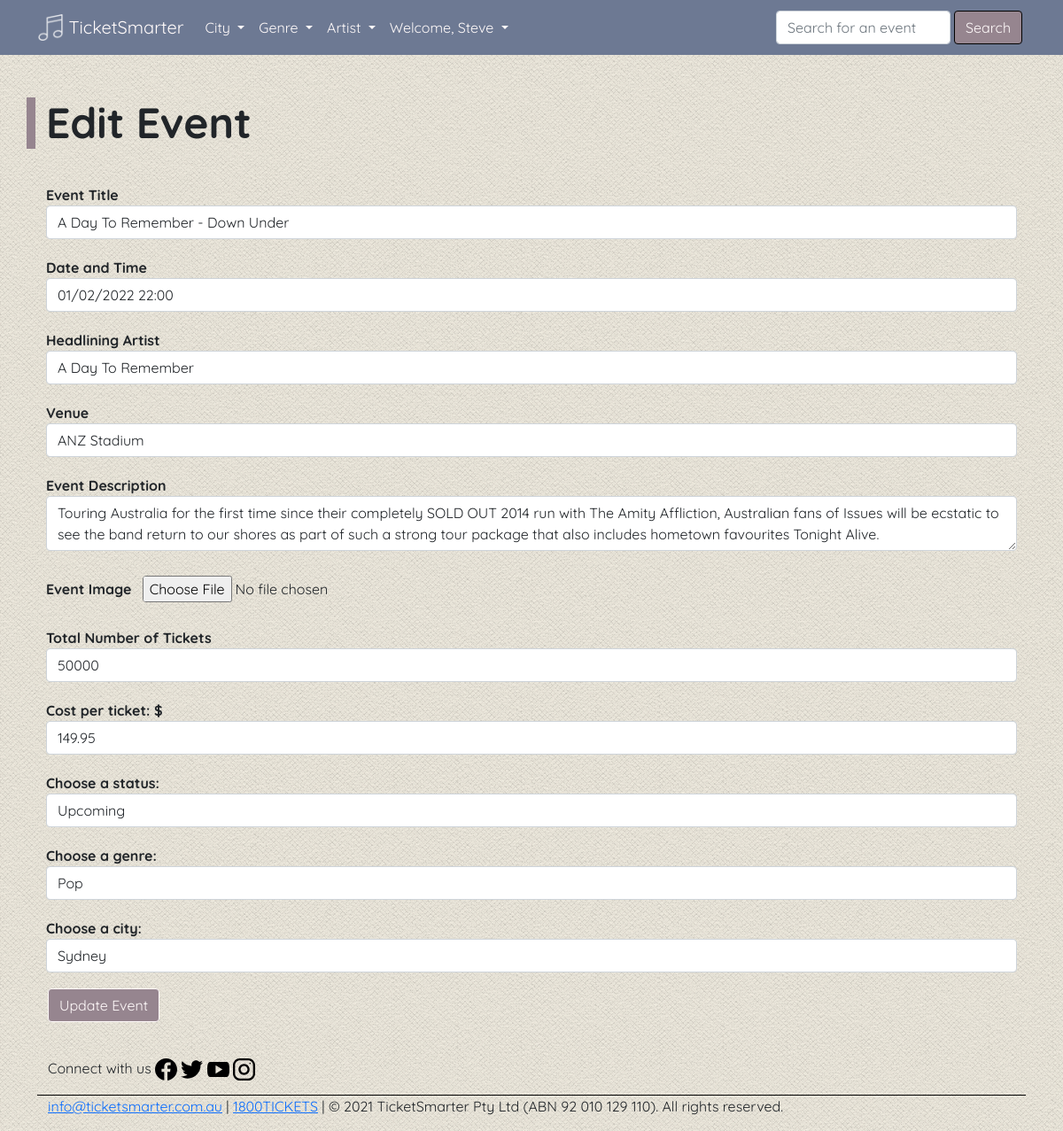
Screenshot of /events/13/update (signed in) with the database file from the repository.
### bookings/models.py (models this page shows, shortened)
class User(UserMixin, db.Model):
    __tablename__ = 'users'  # good practice to specify table name
    id = db.Column(db.Integer, primary_key=True, nullable=False)
    name = db.Column(db.String(100), index=True, unique=True, nullable=False)
    emailid = db.Column(db.String(100), index=True, nullable=False)
    password_hash = db.Column(db.String(255), nullable=False)
    phone = db.Column(db.String(15), nullable=False)
    address = db.Column(db.String(500), nullable=False)
    comments = db.relationship('Comment', backref='user')
    created_events = db.relationship('Event', backref='user', viewonly=True)
    created_bookings = db.relationship('Booking', backref='user')

class Event(db.Model):
    __tablename__ = 'events'
    id = db.Column(db.Integer, primary_key=True, nullable=False)
    title = db.Column(db.String(100), index=True, unique=True, nullable=False)
    date = db.Column(db.DateTime, nullable=False)
    headliner = db.Column(db.String(80), index=True, nullable=False)
    venue = db.Column(db.String(80), nullable=False)
    description = db.Column(db.String(2000), nullable=False)
    image = db.Column(db.String(400), default='/static/images/live.jpg')
    total_tickets = db.Column(db.Integer, nullable=False)
    tickets_booked = db.Column(db.Integer, default=0, nullable=False)
    tickets_remaining = db.Column(db.Integer, nullable=False)
    price = db.Column(db.Float, nullable=False)
    event_status = db.Column(db.Enum(EventStatus))
    event_genre = db.Column(db.Enum(EventGenre))
    event_city = db.Column(db.Enum(EventCity))
    created_on = db.Column(db.DateTime, default=datetime.now())
    comments = db.relationship('Comment', backref='event')
    users = db.relationship('User', backref='event')
    booking = db.relationship('Booking', backref='event', viewonly=True)
    user_id = db.Column(db.Integer, db.ForeignKey('users.id'), nullable=False)

### bookings/events.py (the view, shortened to what this page needs)
@eventbp.route('/<id>/update', methods=['GET', 'POST'])
@login_required
def update_event(id):
    event = Event.query.get(id)
    form = EditEventForm(
        title=event.title,
        date=event.date,
        headliner=event.headliner,
        venue=event.venue,
        desc=event.description,
        total_tickets=event.total_tickets,
        price=event.price,
        event_status=event.event_status,
        event_genre=event.event_genre.name.title(),
        event_city=event.event_city.name.title())
    if current_user.id != event.user_id:
        flash("You can only edit your own events!", 'danger')
        return redirect(url_for('main.my_events'))
    return render_template('events/create_event.html', event_form=form, event=event, heading='Edit Event')

### bookings/templates/events/create_event.html
{% extends 'base.html' %}
{% import "bootstrap/wtf.html" as wtf %}
{% block content %}
<br>
<div id='page-container' class='container'>
    <div class="row">
        <br>
        <h1 class="display-5 fw-bold">{{heading}}</h1>
        {{wtf.quick_form(event_form)}}
    </div>
</div>
{% endblock %}

### bookings/templates/base.html (shortened to what this page needs)
<!doctype html>
<html lang='en'>
<head>
    <link href="https://cdn.jsdelivr.net/npm/bootstrap@5.1.1/dist/css/bootstrap.min.css" rel="stylesheet"
>
    <link rel='stylesheet' href='{{url_for("static", filename="css/style.css")}}' />
</head>
<body>
    <header>
        <nav class='navbar navbar-expand-lg navbar-dark'>
            <div class='container'>
                <a class='navbar-brand' href='/'><img src='{{url_for("static", filename="images/icon.png")}}' width='30'
                        height='30' class='d-inline-block align-top' alt=''> TicketSmarter
                </a>
                <div class='collapse navbar-collapse in' id='navbarSupportedContent'>
                    <ul class='navbar-nav me-auto mb-2 mb-lg-0'>
                        <li class='nav-item dropdown'>
                            <a class='nav-link dropdown-toggle' href='#' id='navbarDropdown' role='button'
                                data-bs-toggle='dropdown' aria-expanded='false'>
                                City
                            </a>
                        </li>
                        <li class='nav-item dropdown'>
                            <a class='nav-link dropdown-toggle' href='#' id='navbarDropdown' role='button'
                                data-bs-toggle='dropdown' aria-expanded='false'>
                                Genre
                            </a>
                        </li>
                        <li class='nav-item dropdown'>
                            <a class='nav-link dropdown-toggle' href='#' id='navbarDropdown' role='button'
                                data-bs-toggle='dropdown' aria-expanded='false'>
                                Artist
                            </a>
                        </li>
                        <li class='nav-item dropdown'>
                            <a class='nav-link dropdown-toggle' href='{{url_for("auth.login")}}' id='navbarDropdown'
                                role='button' data-bs-toggle='dropdown' aria-expanded='false'>
                                {% if username|lower == 'guest' %}
                                Sign In
                                {% else %}
                                Welcome, {{ username }}
                                {% endif %}
                            </a>
                    </li>
                    </ul>
                    <form class='d-flex' action="{{url_for('main.search')}}">
                        <input type="text" name="search" class="form-control flex-grow-1 my-1 mr-sm-2" id="SearchForm"
                            placeholder='Search for an event' aria-label='Search'>
                        <button id='search-button' class='btn btn-outline-light' type='submit' color='white'>
                            Search
                        </button>
                    </form>
                </div>
            </div>
        </nav>
    </header>
    <main>
        <br>
        {% block content %}
        {% endblock %}
    </main>
    <footer>
        <div class="container">
            <div id="footer">
                <div class="container footer navbar-fixed-bottom">
                    <div class='row'>
                        <div class='col border-bottom'>
                            <p>
                                Connect with us
                                <a target="" title="Facebook">
                                    <img src="{{url_for('static', filename='images/facebook.svg')}}" alt="Facebook"
                                        height="25" width="25" />
                                </a>
                                <a target="" title="Twitter">
                                    <img src="{{url_for('static', filename='images/twitter.svg')}}" alt="Twitter"
                                        height="25" width="25" />
                                </a>
                                <a target="" title="Youtube">
                                    <img src="{{url_for('static', filename='images/youtube.svg')}}" alt="Youtube"
                                        height="25" width="25">
                                </a>
                                <a target="" title="Instagram">
                                    <img src="{{url_for('static', filename='images/instagram.svg')}}" alt="Instagram"
                                        height="25" width="25" />
                                </a>
                            </p>
                        </div>
                        <div class='row'>
                            <p><a href='mailto:info@ticketsmarter.com.au'>info@ticketsmarter.com.au</a> | <a
                                    href='tel:18008425387'>1800TICKETS</a> | &copy; 2021 TicketSmarter Pty Ltd (ABN 92
                                010
                                129
                                110). All rights reserved.</p>
                        </div>
                    </div>
                </div>
            </div>
    </footer>
</body>
</html>

### bookings/static/css/style.css (style rules this page uses)
html, body { font-family: "Quicksand", sans-serif; }
body { background-image: url("/static/images/bkgnd.png"); }
main { padding-bottom: 40px; }
h1 { font-weight: 900; border-left: 10px solid #96858f; padding-left: 10px; margin-bottom: 30px; }
.btn { background-color: #6d7993; border-color: #000000; color: #fffafa; border: 1px, solid; margin-top: 0.5rem; background-color: #96858f; }
.control-label { font-weight: 800; }
.navbar { background-color: #6d7993; color: #000000; }
.nav-link { color: #fffafa !important; }
.border-bottom { border-bottom: 1px solid #000000 !important; }
.form-group { margin: auto; padding: 10px; }
.navbar-brand { color: #fffafa !important; }
#search-button { border: 1px solid black; margin: 0.25rem; }
#page-container { min-height: 70vh; }
#SearchForm { max-width: 100%; }
#submit { margin-left: 0.75rem; }
#image { margin: 0.5rem; border-radius: 4px; }

### rows the page displays
User: name "Steve"
Event: title "A Day To Remember - Down Under", date "01/02/2022 22:00", headliner "A Day To Remember", venue "ANZ Stadium", total_tickets "50000", price "149.95", event_status "Upcoming", event_genre "Pop", event_city "Sydney"

### other values shown
{{ heading }} "Edit Event"
